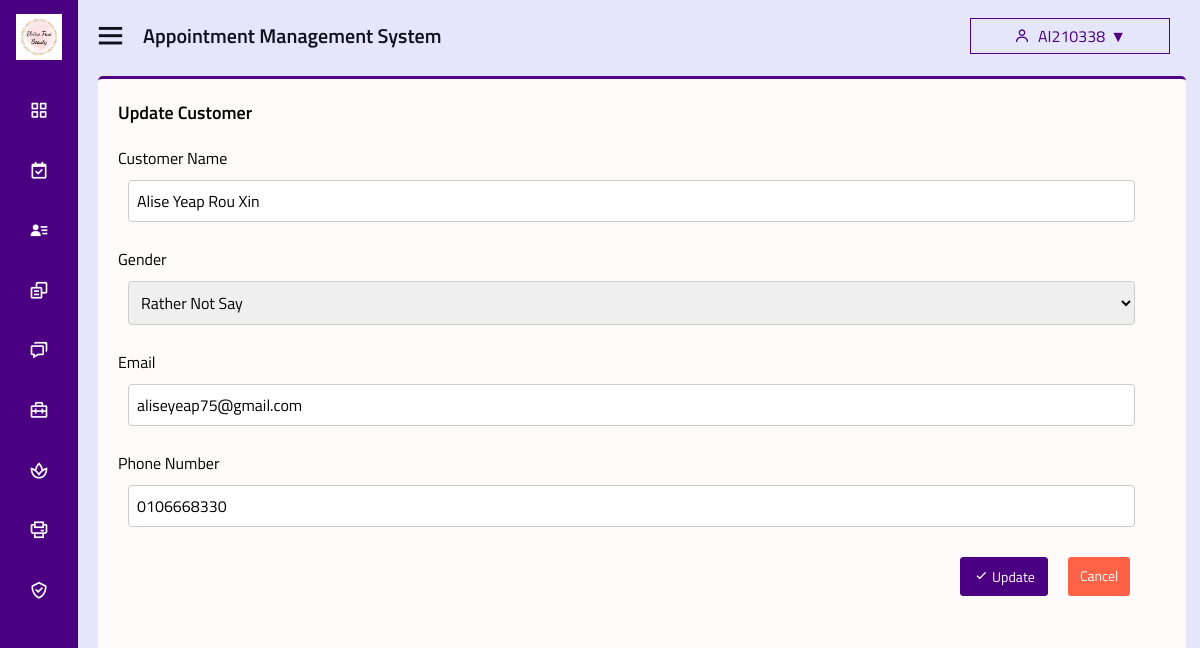
Page /admin-view-customer.php?customer_id=1 (signed in) on the committed database.
### tables this page shows
CREATE TABLE `user` (
  `user_id` int(11) NOT NULL,
  `username` varchar(255) NOT NULL,
  `email` varchar(255) NOT NULL,
  `gender` enum('male','female','rather not say') NOT NULL,
  `password` varchar(255) NOT NULL,
  `phone_number` varchar(20) DEFAULT NULL,
  `profile_picture` varchar(255) DEFAULT NULL,
  `security_question_id` int(11) DEFAULT NULL,
  `security_answer` varchar(255) DEFAULT NULL,
  `verification_code` varchar(10) DEFAULT NULL,
  `is_verified` tinyint(1) NOT NULL DEFAULT 0,
  `role` enum('admin','staff','customer') NOT NULL DEFAULT 'customer',
  `date_created` timestamp NOT NULL DEFAULT current_timestamp(),
  `date_updated` timestamp NOT NULL DEFAULT current_timestamp() ON UPDATE current_timestamp()
);

### admin-view-customer.php (the view, shortened to what this page needs)
<?php
include 'config.php';
if(isset($_SESSION['user_id'])) {
    $user_id = $_SESSION['user_id'];
    $stmt_user = $pdo->prepare("SELECT * FROM user WHERE user_id = ?");
    $stmt_user->execute([$user_id]);
    $user = $stmt_user->fetch(PDO::FETCH_ASSOC);
    if($user['role'] == 'admin') {
        $admin_name = $user['username'];
    }
} else {
    header("Location: login.php");
    exit();
}
if(isset($_GET['customer_id'])) {
    $customer_id = $_GET['customer_id'];
    $stmt_customer = $pdo->prepare("SELECT * FROM user WHERE user_id = ?");
    $stmt_customer->execute([$customer_id]);
    $customer = $stmt_customer->fetch(PDO::FETCH_ASSOC);
    if($customer) {
        $customerName = $customer['username'];
        $customerGender = $customer['gender'];
        $customerEmail = $customer['email'];
        $customerPhoneNumber = $customer['phone_number'];
    } else {
        header("Location: login.php");
        exit();
    }
} else {
    header("Location: login.php");
    exit();
}
?>
<!DOCTYPE html>
<html lang="en" dir="ltr">
<head>
    <link rel="stylesheet" href="css/style.css">
    <link rel="stylesheet" href="https://cdnjs.cloudflare.com/ajax/libs/font-awesome/5.15.4/css/all.min.css" />
    <link href='https://unpkg.com/boxicons@2.0.7/css/boxicons.min.css' rel='stylesheet'>
</head>
<body>
<div class="sidebar close">
      <div class="logo-details">
        <img src="favicon/favicon.ico" alt="logo">
      </div>
      <ul class="nav-links">
      <li>
          <a href="admin-dashboard.php">
            <i class='bx bx-grid-alt' ></i>
          </a>
        </li>
        <li>
          <a href="admin-appointment.php">
            <i class='bx bx-calendar-check'></i>
          </a>
        </li>
        <li  class="<?php echo basename($_SERVER['PHP_SELF']) == 'admin-customer.php' ? 'active' : ''; ?>">
          <a href="admin-customer.php">
            <i class='bx bxs-user-detail' ></i>
          </a>
        </li>
        <li>
          <a href="admin-login.php">
            <i class='bx bx-copy-alt' ></i>
          </a>
        </li>
        <li>
          <a href="admin-message.php">
            <i class='bx bx-chat' ></i>
          </a>
        </li>
        <li>
          <a href="admin-staff.php">
            <i class='bx bx-briefcase-alt-2'></i>
          </a>
        </li>
        <li>
          <a href="admin-service.php">
            <i class='bx bx-spa'></i>
          </a>
        </li>
        <li>
          <a href="admin-report.php">
            <i class='bx bx-printer bx-flip-vertical' ></i>
          </a>
        </li>
        <li>
          <a href="admin-role.php">
            <i class='bx bx-check-shield' ></i>
          </a>
        </li>
      </div>
  <section class="home-section">
    <div class="home-content">
      <i class='bx bx-menu' ></i>
      <span class="text">Appointment Management System</span>
      <div class="user-dropdown">
        <button class="user-dropdown-btn">
        <i class="bx bx-user"></i> <?php echo isset($admin_name) ? $admin_name : ''; ?>
        </button>
      </div>
    </div>
    <div class="content">
      <div class="content-header">
        <h3 class="content-title">Update Customer</h3>
      </div>
    <div class="customer-form-container">
      <form id="customerForm" class="customer-form" action="admin-update-customer.php" method="post">
        <div class="form-group">
            <label for="customerName">Customer Name</label>
            <input type="text" id="customerName" name="customerName" class="customer-input" placeholder="Please enter the name of the customer" value="<?php echo isset($customerName) ? $customerName : ''; ?>" required>
        </div>
        <div class="form-group">
            <label for="customerGender">Gender</label>
            <select id="customerGender" name="customerGender" class="customer-select" required>
                <option value="rather not say" <?php echo ($customerGender == 'rather not say') ? 'selected' : ''; ?>>Rather Not Say</option>
            </select>
        </div>
        <div class="form-group">
            <label for="customerEmail">Email</label>
            <input type="email" id="customerEmail" name="customerEmail" class="customer-input" placeholder="Please enter the email of the customer" value="<?php echo isset($customerEmail) ? $customerEmail : ''; ?>" required>
        </div>
        <div class="form-group">
            <label for="customerPhoneNumber">Phone Number</label>
            <input type="text" id="customerPhoneNumber" name="customerPhoneNumber" class="customer-input" placeholder="Please enter the phone number of the customer" value="<?php echo isset($customerPhoneNumber) ? $customerPhoneNumber : ''; ?>" required>
        </div>
        <div class="admin-new-app-btn-container" style="width: calc(100%); ">
            <button type="submit" class="admin-new-app-btn-submit btn btn-flat btn-primary"><i class='bx bx-check'></i> Update</button>
            <a href="admin-customer.php" class="admin-new-app-btn-cancel btn btn-flat btn-danger">Cancel</a>
        </div>
      </form>
  </div>
</div>
</section>
</body>
</html>

### css/style.css (style rules this page uses)
* { margin: 0; padding: 0; box-sizing: border-box; font-family: 'Titillium Web'; font-size: 16px; }
.sidebar { position: fixed; top: 0; left: 0; height: 100%; width: 320px; background: indigo; z-index: 100; transition: all 0.5s ease; }
.sidebar.close { width: 78px; }
.sidebar .logo-details { height: 60px; width: 100%; display: flex; align-items: center; margin-bottom: 20px; }
.sidebar.close .logo-details img { padding-left: 16px; padding-top: 14px; width:80%; }
.sidebar.close .logo-details img { display: block; }
.sidebar .logo-details img { display: none; }
.sidebar .nav-links { height: 100%; overflow: auto; }
.sidebar.close .nav-links { overflow: visible; }
.sidebar .nav-links li { position: relative; list-style: none; transition: all 0.4s ease; }
.sidebar .nav-links li i { height: 60px; min-width: 78px; text-align: center; line-height: 60px; color: #fff; font-size: 20px; cursor: pointer; transition: all 0.3s ease; }
.sidebar .nav-links li a { display: flex; align-items: center; text-decoration: none; }
.content { width: 97%; background-color: snow; height: 93%; margin-top: 16px; margin-left: 20px; border-top: 3px solid indigo; border-radius: 5px; }
.content-header { padding-top: 20px; margin-bottom: 0; display: flex; justify-content: space-between; align-items: center; padding-left: 20px; padding-right: 20px; }
.content-title { font-size: 18px; font-weight: 600; }
.btn { display: inline-block; padding: 8px 16px; font-size: 14px; text-align: center; text-decoration: none; cursor: pointer; }
.btn-primary { color: lavender; background-color: indigo; border: 1px solid indigo; }
.home-section { position: relative; background: lavender; height: 1000vh; left: 320px; width: calc(100% - 320px); transition: all 0.5s ease; }
.sidebar.close ~ .home-section { left: 78px; width: calc(100% - 78px); }
.home-section .home-content { height: 60px; display: flex; align-items: center; padding-top: 10px; }
.home-section .home-content .bx-menu, .home-section .home-content .text { color: #11101d; font-size: 35px; }
.home-section .home-content .bx-menu { margin: 0 15px; cursor: pointer; }
.home-section .home-content .text { font-size: 20px; font-weight: 600; }
.user-dropdown { position: absolute; display: inline-block; top: 24px; right: 0; margin-left: 800px; margin-right: 30px; }
.user-dropdown-btn { background-color: lavender; color: indigo; padding: 5px 15px; border: 1px solid indigo; cursor: pointer; font-size: 16px; display: flex; align-items: center; margin-top: -6px; width: 200px; justify-content: center; white-space: nowrap; overflow: hidden; text-overflow: ellipsis; }
.user-dropdown-btn i { margin-right: 8px; }
.user-dropdown-btn::after { content: '\25BC'; margin-left: 5px; }
.admin-new-app-btn-submit, .admin-new-app-btn-cancel { display: inline-block; padding: 8px 12px; text-decoration: none; color: #FFF; border-radius: 3px; cursor: pointer; transition: background-color 0.3s; margin-left: 5px; margin-right: 15px; }
.admin-new-app-btn-container { display: flex; justify-content: flex-end; margin-top: 20px; margin-right: 40px; }
.admin-new-app-btn-cancel { background-color: #FF6347; }
.customer-form-container { margin: 20px; text-align: center; display: flex; flex-direction: column; }
.customer-form { width: 98%; }
.customer-form .form-group { margin-bottom: 15px; }
.customer-form label { display: block; margin-bottom: 5px; text-align: left; }
.customer-input, .customer-select { width: calc(100% - 20px); padding: 8px; box-sizing: border-box; border: 1px solid #ccc; border-radius: 4px; margin-top: 5px; margin-bottom: 10px; }

### rows in the picture
user: username "AI210338"
user: customerName "Alise Yeap Rou Xin", customerGender "Rather Not Say", customerEmail "aliseyeap75@gmail.com", customerPhoneNumber "0106668330"
